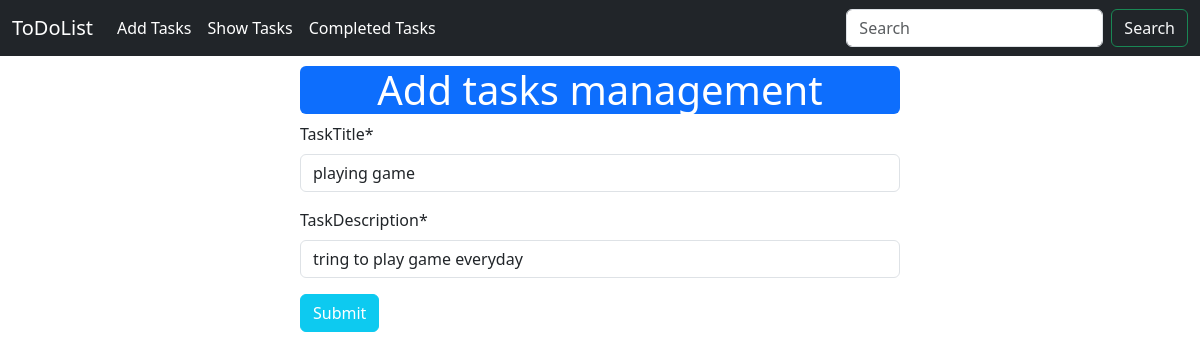
The app's page /edit_task/7 with its own data.
### first_app/models.py (models this page shows)
class TaskModel(models.Model):
    id = models.IntegerField(primary_key=True)
    taskTitle = models.CharField(max_length=20)
    taskDescription = models.CharField(max_length=50)
    is_completed = models.BooleanField(default=False)

### first_app/views.py (the view)
# urls.py: path('edit_task/<int:pk>', views.EditTaskView.as_view(), name='edit_task'),
class EditTaskView(UpdateView):
    model = TaskModel
    template_name = 'add_tasks.html'
    form_class = TaskForm
    success_url = reverse_lazy('show_tasks')

### first_app/forms.py
class TaskForm(forms.ModelForm):
    class Meta:
        model = TaskModel
        fields = ['taskTitle','taskDescription']

### first_app/templates/add_tasks.html (shortened to what this page needs)
{% extends 'home.html' %}
{% load crispy_forms_tags %}
{% block content %}
<div style='width:50%; margin:10px auto;'>
<h1 class='bg-primary rounded text-white text-center '>Add tasks management</h1>
    <form method='post'>
        {{form|crispy}}
        <button class='btn btn-info text-white' type='submit'>Submit</button>
    </form>
</div>
{% endblock content %}

### records on screen
TaskModel: taskTitle "playing game", taskDescription "tring to play game everyday"
